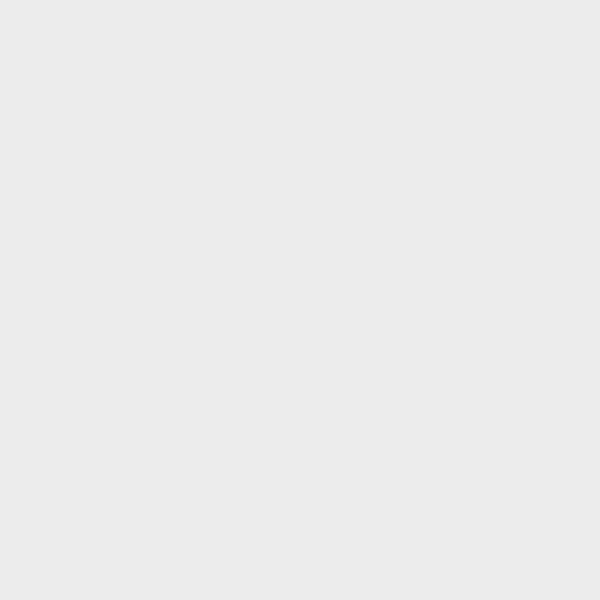
Frame 1 (no input)
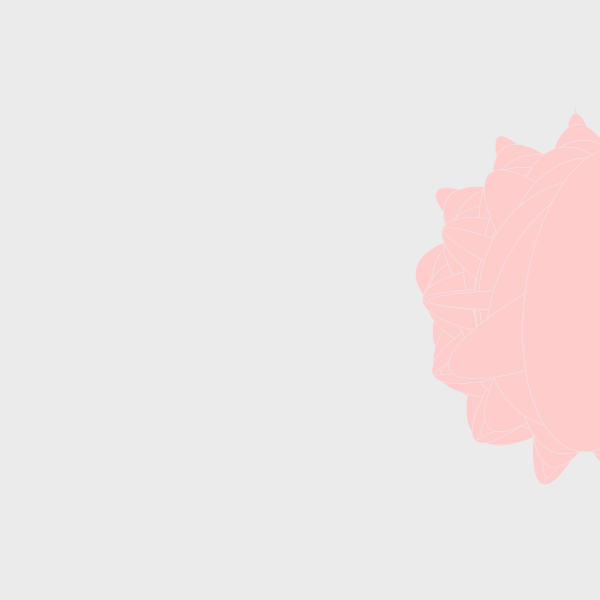
Frame 60 (the mouse pressed at the canvas centre just before this capture)
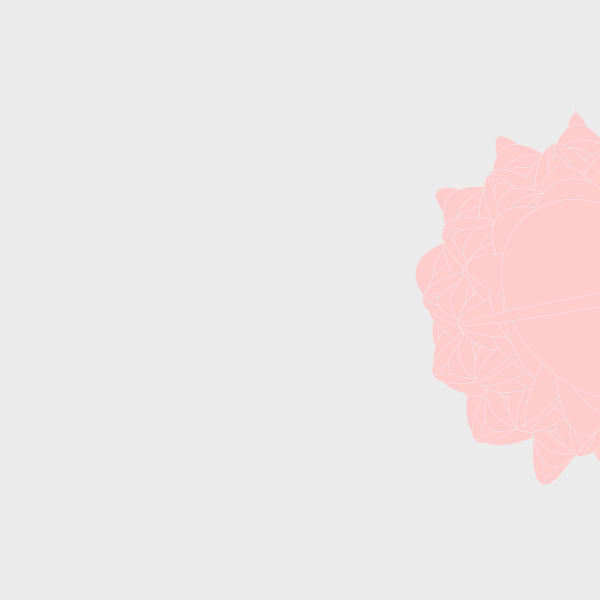
Frame 120 (the mouse held since frame 60 and released just before this capture)

The Processing sketch that drew these frames (run headless with seeded random() and noise(); from frame 60 on, the mouse is pressed at the canvas centre):

// Processing sketch: processing_167731
// ── processing_167731.pde


float x, y;
float angle = 0; 
float r = 400;
float diff = 1; 


void setup() {
  size(600, 600);
  background(235);
}

void draw() {

  fill(255, 204, 204);

  x = r * cos(angle); 
  y = r * sin(angle);

  strokeWeight(0.5); 
  stroke(235); 

  translate(width/1, height/2); 
  rotate(r); 

  ellipse(0, 0, x, y);

  angle = angle +0.7;
  r = r - diff;

  if ( r == 0 || r == 400) { 
    diff =  diff * -1;
  }
}
